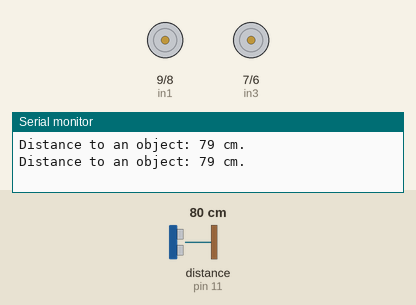
Recording of a sketch running on a simulated Arduino Uno, built with avr-gcc and run on an emulated ATmega328P. Shown: motor-driver pin pairs drawn as motors (green arrow = first pin HIGH = forward, orange = second pin HIGH = backward, longer = more drive, scaled by the enable pin), the last lines printed to the serial monitor. Wiring (inferred from the names in the program): ultrasonic range finder: trigger pin 12; echo pin 11. Inputs (shaded band) come from the test bench; at power-on: distance to the obstacle (sensor on pin 11) 80 cm. The echo pulse lasts 58.3 µs per cm.

Above: at 2.6 s.
2.7 s: distance to the obstacle (sensor on pin 11) set to 35 cm
6.2 s: distance to the obstacle (sensor on pin 11) set to 28 cm
At 7.8 s:
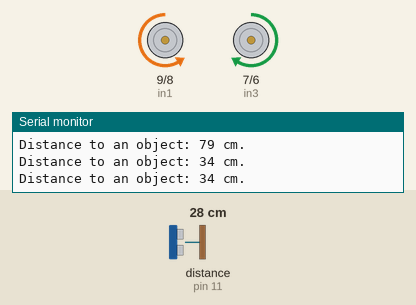
11.8 s: distance to the obstacle (sensor on pin 11) set to 60 cm
15.3 s: distance to the obstacle (sensor on pin 11) set to 2 cm
At 16.9 s:
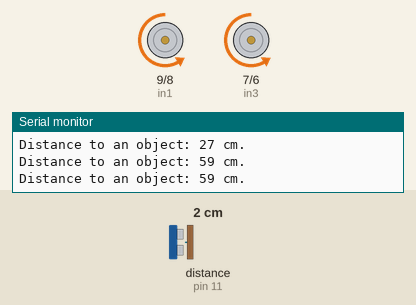
Timing chart, 0 to 20.9 s (numbered marks = the images above; inputs shaded):
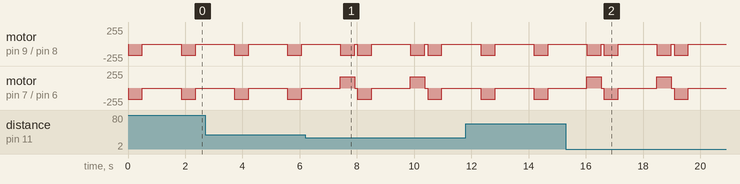

Measured:
- the behaviour switches between 32 and 31 cm on distance to the obstacle (sensor on pin 11) (found by bisection; images 0 and 1)

The sketch:

walle_motors.ino
```cpp
// motor one
int enA = 10;
int in1 = 9;
int in2 = 8;

// motor two
int enB = 5;
int in3 = 7;
int in4 = 6;

// ultrasonic
#define PIN_ECHO 11
#define PIN_TRIG 12
long duration, distance;

void setup() {
  Serial.begin (9600);

  // ultrasonic
  pinMode(PIN_TRIG, OUTPUT);
  pinMode(PIN_ECHO, INPUT);

  pinMode(enA, OUTPUT);
  pinMode(enB, OUTPUT);
  pinMode(in1, OUTPUT);
  pinMode(in2, OUTPUT);
  pinMode(in3, OUTPUT);
  pinMode(in4, OUTPUT);
}

void move_forward(int speed, int duration)
{
  analogWrite(enA, speed);
  analogWrite(enB, speed);

  digitalWrite(in1, LOW);
  digitalWrite(in2, HIGH);
  digitalWrite(in3, LOW);
  digitalWrite(in4, HIGH);

  delay(duration);
}

void move_back(int speed, int duration)
{
  analogWrite(enA, speed);
  analogWrite(enB, speed);

  digitalWrite(in1, HIGH);
  digitalWrite(in2, LOW);
  digitalWrite(in3, HIGH);
  digitalWrite(in4, LOW);

  delay(duration);
}

void stop(int duration)
{
  digitalWrite(in1, LOW);
  digitalWrite(in2, LOW);
  digitalWrite(in3, LOW);
  digitalWrite(in4, LOW);

  delay(duration);
}

void turn_right(int speed, int duration)
{
  analogWrite(enA, speed);
  analogWrite(enB, speed);

  digitalWrite(in1, LOW);
  digitalWrite(in2, HIGH);
  digitalWrite(in3, HIGH);
  digitalWrite(in4, LOW);

  delay(duration);
}

void turn_left(int speed, int duration)
{
  analogWrite(enA, speed);
  analogWrite(enB, speed);

  digitalWrite(in1, HIGH);
  digitalWrite(in2, LOW);
  digitalWrite(in3, LOW);
  digitalWrite(in4, HIGH);

  delay(duration);
}

long echo_space()
{
  digitalWrite(PIN_TRIG, LOW);
  delayMicroseconds(5);
  digitalWrite(PIN_TRIG, HIGH);
  delayMicroseconds(10);
  digitalWrite(PIN_TRIG, LOW);

  duration = pulseIn(PIN_ECHO, HIGH);
  distance = (duration / 2) / 29.1;

  if (distance <= 30){
    turn_right(170, 500);
    stop(100);
  }

  move_forward(170, 500);
  stop(100);

  Serial.print("Distance to an object: ");
  Serial.print(distance);
  Serial.println(" cm.");

  delay(250);
}


void loop() {
  echo_space();
  stop(1000);
}
```
